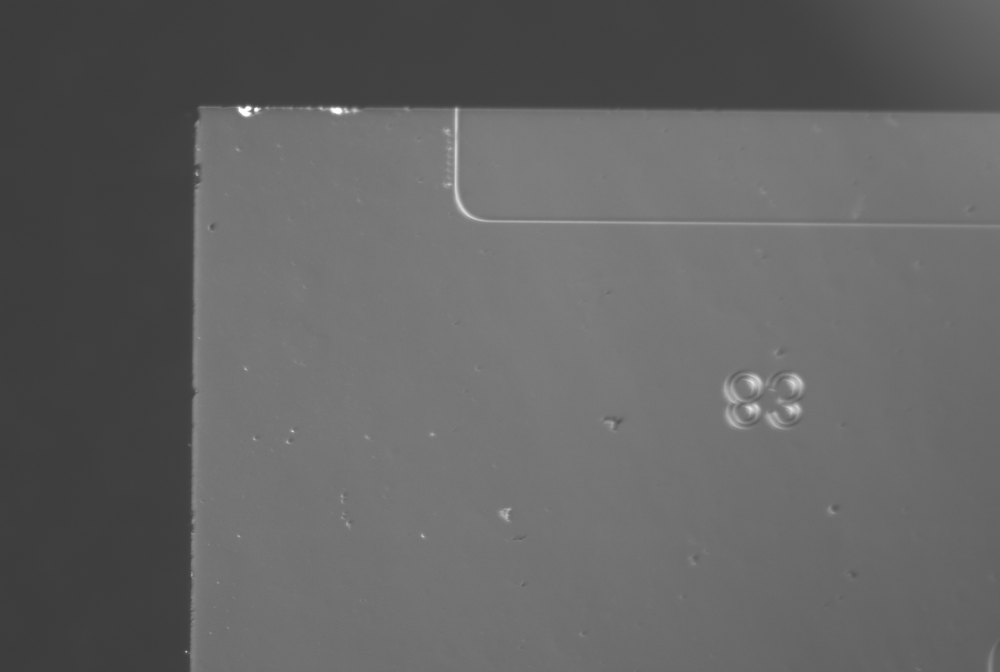
#> input picture src/data/foto1.png, 1000 x 672 px, shrunk from 3088 x 2076 before the run
$ python -i waveguide_entrance_detection.py   (imports and definitions only)
#> lines starting #> are read from the running program, lines starting #| are printed output that depends on the picture; after the words box and inside, x2 and y2 are one past the last pixel; in counts of white or black regions, pixels touching at a corner belong together
### src/edge_detection.py
import cv2
import numpy as np

class EdgeDetector:
    def __init__(self, image_path):
#> called with image_path = 'data/foto1.png'
        self.image = cv2.imread(image_path)
#> self.image is the input picture: shape (672, 1000, 3); min 59, max 255, mean 99.5
        if self.image is None:
            raise FileNotFoundError(f"Image at {image_path} not found!")

    def preprocess_image(self, gray):
        # Apply Gaussian blur to reduce noise and improve edge detection
        return cv2.GaussianBlur(gray, (5, 5), 0)

    # def preprocess_image(self, gray):
    #     # Apply bilateral filter to reduce noise and preserve edges
    #     return cv2.bilateralFilter(gray, 9, 75, 75)

    # [59 lines left out: functions apply_roi, detect_edges, detect_hough_lines, not called in this run]

### src/utils.py
import numpy as np
from sklearn.linear_model import RANSACRegressor


def filter_lines_within_boundary(lines, axis='horizontal', min_length=150, margin=10):
    filtered_lines = []
    if lines is None:  # Check for NoneType to avoid errors
        return filtered_lines

    for line in lines:
        x1, y1, x2, y2 = line[0]
        length = np.sqrt((x2 - x1) ** 2 + (y2 - y1) ** 2)

        if axis == 'horizontal' and abs(y1 - y2) < margin and length >= min_length:
            filtered_lines.append((x1, y1, x2, y2))
        elif axis == 'vertical' and abs(x1 - x2) < margin and length >= min_length:
            filtered_lines.append((x1, y1, x2, y2))

    print(f"Filtered {len(filtered_lines)} {axis} lines")
    return filtered_lines


# [42 lines left out: functions fit_line_linear_regression, get_line_from_regression, fit_line_ransac, not called in this run]

### src/waveguide_entrance_detection.py
import cv2
import numpy as np
from src.utils import filter_lines_within_boundary
from src.visualizer import Visualizer
from src.edge_detection import EdgeDetector
import matplotlib.pyplot as plt


class WaveguideEntranceDetector:
    def __init__(self, image_path):
        self.image_path = image_path
        self.edge_detector = EdgeDetector(image_path)
        self.image = self.edge_detector.image

    def detect_edges(self):
        gray = cv2.cvtColor(self.image, cv2.COLOR_BGR2GRAY)

        # Apply GaussianBlur to reduce noise
        blurred = cv2.GaussianBlur(gray, (5, 5), 0)

        # # Calculate the median of the pixel intensities
        # median_val = np.median(blurred)
        #
        # # Use automatic Canny edge detection based on median value
        # low_threshold = max(0, int((1.0 - 0.4) * median_val))
        # high_threshold = min(255, int((1.0 + 0.5) * median_val))

        # Use Canny edge detection to find edges
        edges = cv2.Canny(blurred, 50, 150)
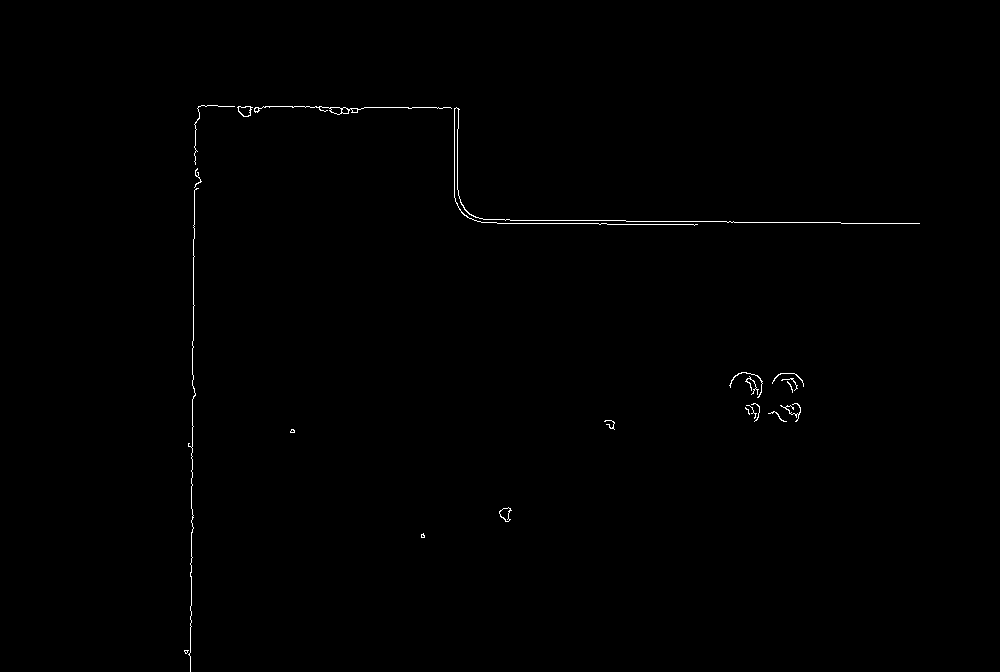
#> edges: shape (672, 1000); 0.36% white in thin lines or dots, all inside (x1, y1, x2, y2) = (184, 105, 920, 672)
        # edges = cv2.Canny(blurred, low_threshold, high_threshold)

        return edges

    # [11 lines of commented-out code are left out]

    def detect_hough_lines(self, edges):
        # Hough Line Transform to detect lines
        lines = cv2.HoughLinesP(edges, rho=1, theta=np.pi / 180, threshold=50, minLineLength=100, maxLineGap=30)
#> lines = [[497, 223, 606, 223], [192, 381, 196, 121], [474, 220, 625, 220], [190, 671, 192, 509], [727, 222, 840, 222], [237, 107, 456, 107], [191, 522, 193, 375], [626, 221, 733, 221], [199, 106, 321, 106]]

        return lines

    def detect_waveguide_entrance(self):
        # Step 1: Detect edges
        edges = self.detect_edges()

        # Step 2: Detect Hough lines
        lines = self.detect_hough_lines(edges)

        # Step 3: Filter vertical and horizontal lines
        vertical_lines = []
        horizontal_lines = []

        if lines is not None:
            vertical_lines = filter_lines_within_boundary(lines, axis='vertical', min_length=100, margin=10)
#> the loop in filter_lines_within_boundary, `for line in lines:` made 9 passes
#> (x1, y1, x2, y2, length) on passes 1 to 9: (497, 223, 606, 223, 109), (192, 381, 196, 121, 260), (474, 220, 625, 220, 151), (190, 671, 192, 509, 162), (727, 222, 840, 222, 113), (237, 107, 456, 107, 219), (191, 522, 193, 375, 147), (626, 221, 733, 221, 107), (199, 106, 321, 106, 122)
#> after the loop in filter_lines_within_boundary, `for line in lines:`: filtered_lines = [(192, 381, 196, 121), (190, 671, 192, 509), (191, 522, 193, 375)]
#| Filtered 3 vertical lines
#> vertical_lines has the same summary as filtered_lines in filter_lines_within_boundary
            horizontal_lines = filter_lines_within_boundary(lines, axis='horizontal', min_length=100, margin=10)
#> the loop in filter_lines_within_boundary (call 2), `for line in lines:` made 9 passes
#| Filtered 6 horizontal lines
#> horizontal_lines = [(497, 223, 606, 223), (474, 220, 625, 220), (727, 222, 840, 222), (237, 107, 456, 107), (626, 221, 733, 221), (199, 106, 321, 106)]

        # Step 4: Find the waveguide entrance (intersection of horizontal and vertical lines)
        waveguide_entrance_line = None # Placeholder for detected line
        waveguide_entrance_point = None # Placeholder for entrance point

        if horizontal_lines and vertical_lines:
            # Get the right-most vertical line
            right_vertical_line = sorted(vertical_lines, key=lambda line: line[0])[-1]
#> right_vertical_line = (192, 381, 196, 121)

            # Get the top-most horizontal line
            top_horizontal_line = sorted(horizontal_lines, key=lambda line: line[1])[0]
#> top_horizontal_line = (199, 106, 321, 106)

            # The entrance point is the intersection of the top horizontal line and the right vertical line
            waveguide_entrance_point = (right_vertical_line[0], top_horizontal_line[1])
#> waveguide_entrance_point = (192, 106)

            # Create the waveguide entrance line extending from the entrance point downwards
            waveguide_entrance_line = np.array([waveguide_entrance_point[0], waveguide_entrance_point[1],
                                                waveguide_entrance_point[0], self.image.shape[0]])
#> waveguide_entrance_line = [192, 106, 192, 672]

        return waveguide_entrance_line, waveguide_entrance_point

    def visualize_waveguide_entrance(self):
        # Step 1: Detect the waveguide entrance line and point
        waveguide_entrance_line, waveguide_entrance_point = self.detect_waveguide_entrance()

        # Step 2: Visualize the results using the Visualizer class
        visualizer = Visualizer(self.image)
        visualizer.plot_waveguide_entrance(waveguide_entrance_line, waveguide_entrance_point)

    # def visualize_intermediate_results(self, vertical_edges, horizontal_edges):
    #     # Plot vertical and horizontal edges separately
    #     fig, axs = plt.subplots(1, 2, figsize=(15, 7))
    #
    #     axs[0].imshow(vertical_edges, cmap='gray')
    #     axs[0].set_title('Vertical Edges')
    #
    #     axs[1].imshow(horizontal_edges, cmap='gray')
    #     axs[1].set_title('Horizontal Edges')
    #
    #     plt.show()

>>> result = WaveguideEntranceDetector('data/foto1.png').detect_waveguide_entrance()
#> result = ([192, 106, 192, 672], (192, 106))

$ run again, on src/data/foto2.png
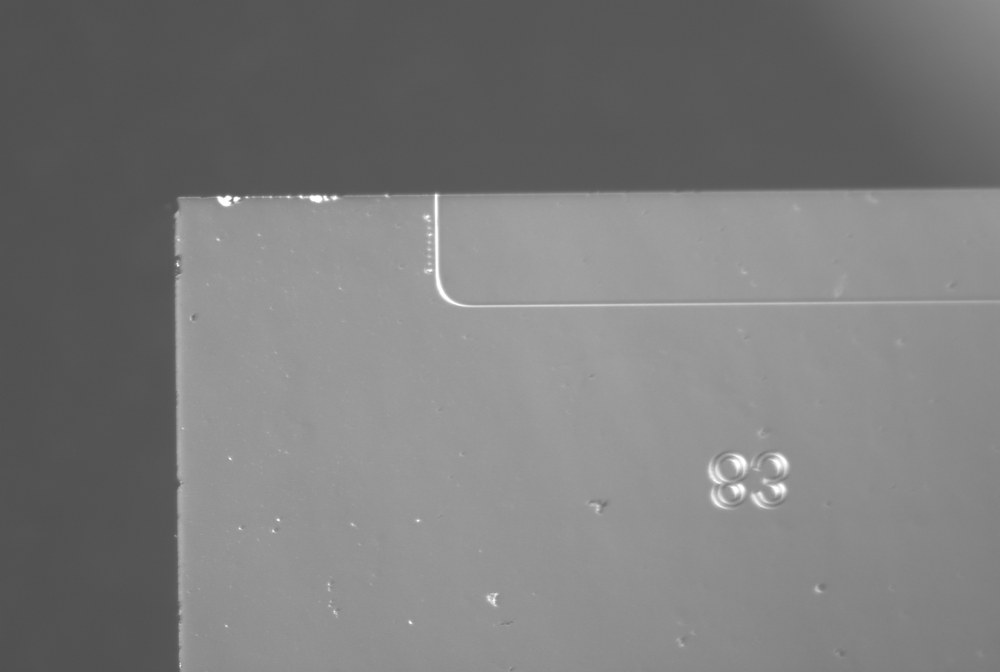
#> input picture src/data/foto2.png, 1000 x 672 px, shrunk from 3088 x 2076 before the run
#> in __init__, self.image is the input picture: shape (672, 1000, 3); min 79, max 255, mean 123.1
#> in detect_edges, `edges = cv2.Canny(blurred, 50, 150)`:
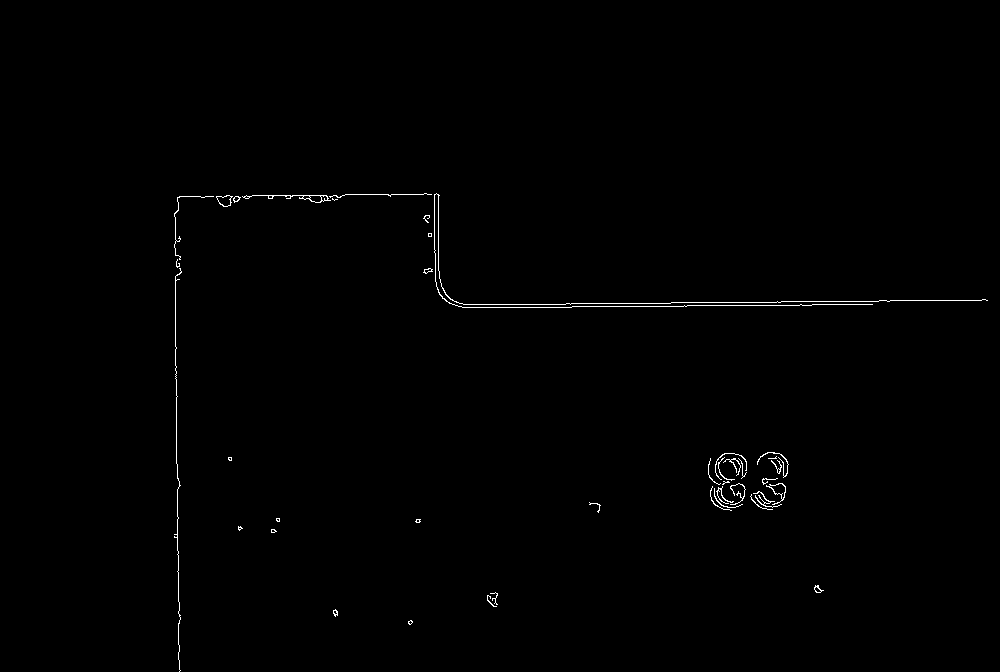
#> edges: shape (672, 1000); 0.48% white in thin lines or dots, all inside (x1, y1, x2, y2) = (174, 193, 988, 672)
#> in detect_hough_lines, `lines = cv2.HoughLinesP(edges, rho=1, theta=np.pi / 180, threshold=50,..`: lines = [[175, 350, 179, 623], [845, 301, 985, 299], [452, 304, 570, 304], [720, 302, 833, 301], [177, 197, 296, 195], [684, 305, 811, 305], [572, 306, 686, 306], [566, 303, 670, 303], [177, 198, 436, 193], [175, 349, 175, 212]]
#> the loop in filter_lines_within_boundary, `for line in lines:` made 10 passes
#> (x1, y1, x2, y2, length) on passes 1 to 8: (175, 350, 179, 623, 273), (845, 301, 985, 299, 140), (452, 304, 570, 304, 118), (720, 302, 833, 301, 113), (177, 197, 296, 195, 119), (684, 305, 811, 305, 127), (572, 306, 686, 306, 114), (566, 303, 670, 303, 104)
#> after the loop in filter_lines_within_boundary, `for line in lines:`: filtered_lines = [(175, 350, 179, 623), (175, 349, 175, 212)]
#| Filtered 2 vertical lines
#> the loop in filter_lines_within_boundary (call 2), `for line in lines:` made 10 passes
#| Filtered 8 horizontal lines
#> horizontal_lines = [(845, 301, 985, 299), (452, 304, 570, 304), (720, 302, 833, 301), (177, 197, 296, 195), (684, 305, 811, 305), (572, 306, 686, 306), (566, 303, 670, 303), (177, 198, 436, 193)]
#> right_vertical_line = (175, 349, 175, 212)
#> top_horizontal_line = (177, 197, 296, 195)
#> waveguide_entrance_point = (175, 197)
#> waveguide_entrance_line = [175, 197, 175, 672]
#> result = ([175, 197, 175, 672], (175, 197))
